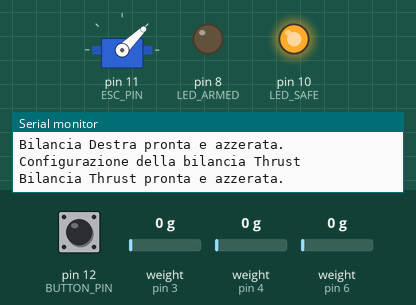
Bench run of a sketch on a simulated Arduino Uno, built with avr-gcc and run on an emulated ATmega328P. On the bench: servo, output pins drawn as LEDs (lit = HIGH), the last lines printed to the serial monitor. The inputs (shaded band) are chosen by the test bench; at power-on: pin 12 (BUTTON_PIN) HIGH, weight on the scale (sensors on pin 3, pin 4, pin 6) 0 g.

Above: at 7.2 s.
7.3 s: pin 12 (BUTTON_PIN) pulled LOW for 0.15 s
At 8.0 s:
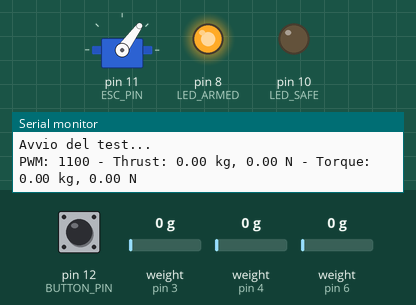
At 10.4 s:
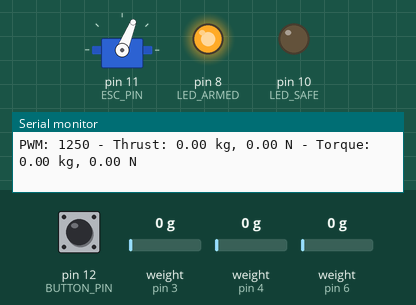
Timing chart, 0 to 24.1 s (numbered marks = the images above; inputs shaded):
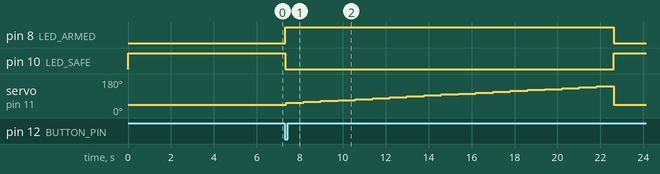

Measured:
- after the input at 7.3 s, pin 8 (LED_ARMED): LOW → HIGH at once, → LOW 15.3 s later; pin 10 (LED_SAFE): HIGH → LOW at once, → HIGH 15.3 s later; servo on pin 11 (ESC_PIN): rises from 44° to 141° in 14.4 s, then falls to 44° in 0.80 s

The sketch:

Version_4.ino
```cpp
#include <Servo.h>
#include "HX711.h"

// Pin per l'ESC e pulsante
#define ESC_PIN 11
#define BUTTON_PIN 12

// Pin per i LED
#define LED_ARMED 8
#define LED_SAFE 10

// Pin per le celle di carico
#define DT_LEFT 3
#define SCK_LEFT 2
#define DT_RIGHT 4
#define SCK_RIGHT 5
#define DT_THRUST 6
#define SCK_THRUST 7

// Oggetti per il motore e le celle di carico
Servo esc;
HX711 scale_left, scale_right, scale_thrust;

// Variabili globali
int pwm_min = 1100;
int pwm_max = 2000;
bool is_armed = false;
bool is_test_running = false;

// Variabili per il doppio clic
unsigned long last_button_press = 0;
const int double_click_interval = 500;
bool waiting_for_second_click = false;

void setup() {
  Serial.begin(9600);
  Serial.println("Avvio sistema...");

  // Configura i LED
  pinMode(LED_ARMED, OUTPUT);
  pinMode(LED_SAFE, OUTPUT);
  pinMode(BUTTON_PIN, INPUT_PULLUP);

  digitalWrite(LED_ARMED, LOW);
  digitalWrite(LED_SAFE, HIGH);

  // Configura ESC
  esc.attach(ESC_PIN);
  esc.writeMicroseconds(1000);
  delay(3000);
  Serial.println("ESC configurato.");

  // Configura le bilance
  configureScale(scale_left, DT_LEFT, SCK_LEFT, 217000.0, "Sinistra");
  configureScale(scale_right, DT_RIGHT, SCK_RIGHT, -211000.0, "Destra");
  configureScale(scale_thrust, DT_THRUST, SCK_THRUST, -214000.0, "Thrust");
}

void configureScale(HX711 &scale, int dt, int sck, float calibration_factor, const char *label) {
  scale.begin(dt, sck);
  Serial.print("Configurazione della bilancia ");
  Serial.println(label);

  while (!scale.is_ready()) {
    Serial.print("Bilancia ");
    Serial.print(label);
    Serial.println(" non pronta. Attendi...");
    delay(500);
  }

  scale.set_scale(calibration_factor);
  scale.tare();
  Serial.print("Bilancia ");
  Serial.print(label);
  Serial.println(" pronta e azzerata.");
}

void loop() {
  checkButton();

  if (is_test_running) {
    runTest();
    is_test_running = false;
    disarmSystem();
  }

  delay(50);
}

void checkButton() {
  bool button_state = digitalRead(BUTTON_PIN) == LOW;

  if (button_state) {
    unsigned long current_time = millis();

    if (waiting_for_second_click && current_time - last_button_press <= double_click_interval) {
      Serial.println("Doppio clic rilevato: avvio del test.");
      is_test_running = true;
      waiting_for_second_click = false;
    } else {
      waiting_for_second_click = true;
      last_button_press = current_time;

      if (is_armed) {
        Serial.println("Singolo clic: disarmo del sistema.");
        disarmSystem();
      } else {
        Serial.println("Singolo clic: armamento del sistema.");
        armSystem();
      }
    }
  }

  if (waiting_for_second_click && millis() - last_button_press > double_click_interval) {
    waiting_for_second_click = false;
  }
}

void armSystem() {
  is_armed = true;
  digitalWrite(LED_ARMED, HIGH);
  digitalWrite(LED_SAFE, LOW);
  Serial.println("Sistema armato.");
}

void disarmSystem() {
  is_armed = false;
  digitalWrite(LED_ARMED, LOW);
  digitalWrite(LED_SAFE, HIGH);
  Serial.println("Sistema disarmato.");
}

void runTest() {
  Serial.println("Avvio del test...");
  digitalWrite(LED_SAFE, LOW);

  for (int pwm = pwm_min; pwm <= pwm_max; pwm += 50) {
    esc.writeMicroseconds(pwm);

    float left_kg = scale_left.get_units();
    float right_kg = scale_right.get_units();
    float thrust_kg = scale_thrust.get_units();

    float thrust_N = thrust_kg * 9.80665;
    float torque_kg = right_kg - left_kg;
    float torque_N = torque_kg * 9.80665;

    Serial.print("PWM: ");
    Serial.print(pwm);
    Serial.print(" - Thrust: ");
    Serial.print(thrust_kg, 2);
    Serial.print(" kg, ");
    Serial.print(thrust_N, 2);
    Serial.print(" N - Torque: ");
    Serial.print(torque_kg, 2);
    Serial.print(" kg, ");
    Serial.print(torque_N, 2);
    Serial.println(" N");

    delay(500);
  }

  Serial.println("Test completato.");
  esc.writeMicroseconds(1000);
}
```
